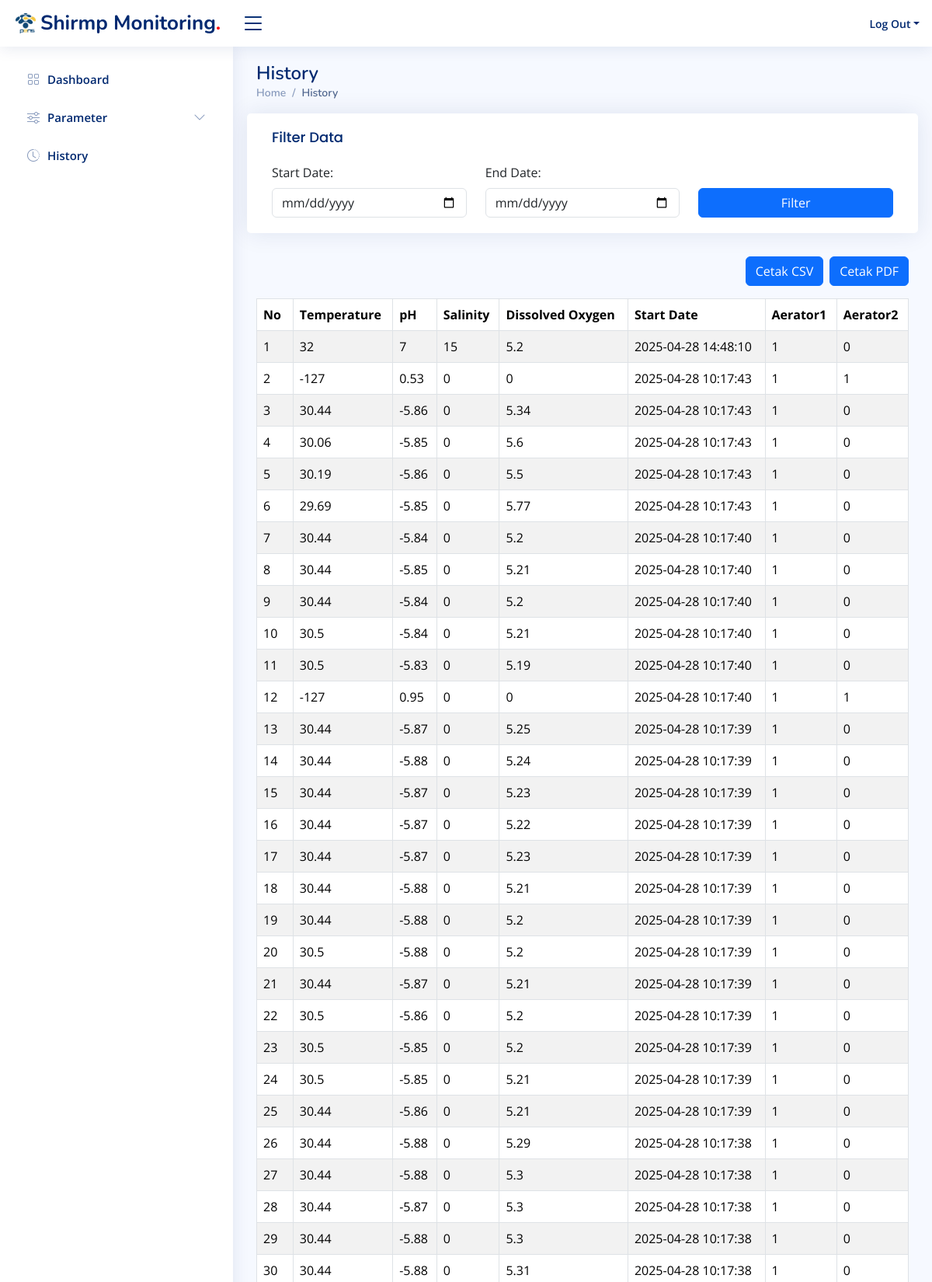
The page /history.php (upper part) on the database its author committed.
### tables this page shows
CREATE TABLE `sensor_data` (
  `id` int(11) NOT NULL,
  `temperature` float NOT NULL,
  `ph` float NOT NULL,
  `salinity` float NOT NULL,
  `dissolveOxygen` float NOT NULL,
  `aerator1` int(1) NOT NULL,
  `aerator2` int(1) NOT NULL,
  `timestamp` timestamp NOT NULL DEFAULT current_timestamp()
);

### history.php (the view, shortened to what this page needs)
<?php
include "koneksi.php";
?>
<!DOCTYPE html>
<html lang="en">
<head>
    <link href="assets/vendor/bootstrap/css/bootstrap.min.css" rel="stylesheet">
    <link href="assets/vendor/bootstrap-icons/bootstrap-icons.css" rel="stylesheet">
    <link href="assets/vendor/boxicons/css/boxicons.min.css" rel="stylesheet">
    <link href="assets/vendor/quill/quill.snow.css" rel="stylesheet">
    <link href="assets/vendor/quill/quill.bubble.css" rel="stylesheet">
    <link href="assets/vendor/remixicon/remixicon.css" rel="stylesheet">
    <link href="assets/vendor/simple-datatables/style.css" rel="stylesheet">
    <link href="assets/css/dasboard.css" rel="stylesheet">
</head>
<body>
    <header id="header" class="header fixed-top d-flex align-items-center">
        <div class="d-flex align-items-center justify-content-between">
            <a href="dasboard.php" class="logo d-flex align-items-center">
                <img src="assets/img/pens.png" alt="">
                <span>Shirmp Monitoring</span>
                <span style="color: #fd0000;">.</span>
            </a>
            <i class="bi bi-list toggle-sidebar-btn"></i>
        </div>
        <nav class="header-nav ms-auto">
            <ul class="d-flex align-items-center">
                <li class="nav-item dropdown pe-3">
                    <a class="nav-link nav-profile d-flex align-items-center pe-0" href="#" data-bs-toggle="dropdown">
                        <span class="d-none d-md-block dropdown-toggle ps-2">Log Out</span>
                    </a>
                </li>
            </ul>
        </nav>
    </header>
    <aside id="sidebar" class="sidebar">
        <ul class="sidebar-nav" id="sidebar-nav">
            <li class="nav-item">
                <a class="nav-link collapsed" href="dasboard.php">
                    <i class="bi bi-grid"></i>
                    <span>Dashboard</span>
                </a>
            </li>
            <li class="nav-item">
                <a class="nav-link collapsed" data-bs-target="#charts-nav" data-bs-toggle="collapse" href="#">
                    <i class="bi bi-sliders"></i><span>Parameter</span><i class="bi bi-chevron-down ms-auto"></i>
                </a>
            </li>
            <li class="nav-item">
                <a class="nav-link collapsed " href="history.php">
                    <i class="bi bi-clock-history"></i>
                    <span>History</span>
                </a>
            </li>
        </ul>
    </aside>
    <main id="main" class="main">
        <div class="pagetitle">
            <h1>History</h1>
            <nav>
                <ol class="breadcrumb">
                    <li class="breadcrumb-item"><a href="dasboard.php">Home</a></li>
                    <li class="breadcrumb-item active">History</li>
                </ol>
            </nav>
        </div>
        <section class="section dashboard">
            <div class="row">
                <div class="card">
                    <div class="card-body">
                        <h5 class="card-title">Filter Data</h5>
                        <div class="row">
                            <div class="col-md-4">
                                <label for="startDate" class="form-label">Start Date:</label>
                                <input type="date" id="startDate" class="form-control">
                            </div>
                            <div class="col-md-4">
                                <label for="endDate" class="form-label">End Date:</label>
                                <input type="date" id="endDate" class="form-control">
                            </div>
                            <div class="col-md-4 d-flex align-items-end">
                                <button class="btn btn-primary w-100" onclick="filterData()">Filter</button>
                            </div>
                        </div>
                    </div>
                </div>
                <div class="col-12">
                    <div class="d-flex justify-content-end mb-3">
                        <button class="btn btn-primary me-2" onclick="exportToCSV()">Cetak CSV</button>
                        <button class="btn btn-primary" onclick="exportToPDF()">Cetak PDF</button>
                    </div>
                    <div class="table-responsive">
                        <table class="table table-striped table-bordered datatable" id="filteredData">
                            <thead>
                                <tr>
                                    <th>No</th>
                                    <th>Temperature</th>
                                    <th>pH</th>
                                    <th>Salinity</th>
                                    <th>Dissolved Oxygen</th>
                                    <th>Start Date</th>
                                    <th>Aerator1</th>
                                    <th>Aerator2</th>
                                </tr>
                            </thead>
                            <tbody>
                                <?php
                                $sql = "SELECT * FROM sensor_data ORDER BY timestamp DESC";
                                $result = $conn->query($sql);
                                $no = 1;
                                if ($result->num_rows > 0) {
                                    while ($row = $result->fetch_assoc()) {
                                        echo "<tr>
                                            <td>" . $no++ . "</td>
                                            <td>" . $row["temperature"] . "</td>
                                            <td>" . $row["ph"] . "</td>
                                            <td>" . $row["salinity"] . "</td>
                                            <td>" . $row["dissolveOxygen"] . "</td>
                                            <td>" . $row["timestamp"] . "</td>
                                            <td>" . $row["aerator1"] . "</td>
                                            <td>" . $row["aerator2"] . "</td>
                                        </tr>";
                                    }
                                } else {
                                    echo "<tr><td colspan='8' class='text-center text-danger'>No data available</td></tr>";
                                }
                                ?>
                            </tbody>
                        </table>
                    </div>
                </div>
        </section>
    </main>
</body>
</html>

### assets/css/dasboard.css (style rules this page uses)
:root { scroll-behavior: smooth; }
body { font-family: "Open Sans", sans-serif; background: #f6f9ff; color: #444444; }
a { color: #4154f1; text-decoration: none; }
h1, h2, h3, h4, h5, h6 { font-family: "Nunito", sans-serif; }
#main { margin-top: 60px; padding: 20px 30px; transition: all 0.3s; }
.pagetitle { margin-bottom: 10px; }
.pagetitle h1 { font-size: 24px; margin-bottom: 0; font-weight: 600; color: #012970; }
.card { margin-bottom: 30px; border: none; border-radius: 5px; box-shadow: 0px 0 30px rgba(1, 41, 112, 0.1); }
.card-title { padding: 20px 0 15px 0; font-size: 18px; font-weight: 500; color: #012970; font-family: "Poppins", sans-serif; }
.card-body { padding: 0 20px 20px 20px; }
.breadcrumb { font-size: 14px; font-family: "Nunito", sans-serif; color: #899bbd; font-weight: 600; }
.breadcrumb a { color: #899bbd; transition: 0.3s; }
.breadcrumb .breadcrumb-item::before { color: #899bbd; }
.breadcrumb .active { color: #51678f; font-weight: 600; }
.logo { line-height: 1; }
@media (min-width: 1200px) { .logo { width: 280px; } }
.logo img { max-height: 26px; margin-right: 6px; }
.logo span { font-size: 26px; font-weight: 700; color: #012970; font-family: "Nunito", sans-serif; }
.header { transition: all 0.5s; z-index: 997; height: 60px; box-shadow: 0px 2px 20px rgba(1, 41, 112, 0.1); background-color: #fff; padding-left: 20px; }
.header .toggle-sidebar-btn { font-size: 32px; padding-left: 10px; cursor: pointer; color: #012970; }
.header-nav ul { list-style: none; }
.header-nav>ul { margin: 0; padding: 0; }
.header-nav .nav-profile { color: #012970; }
.header-nav .nav-profile span { font-size: 14px; font-weight: 600; }
.sidebar { position: fixed; top: 60px; left: 0; bottom: 0; width: 300px; z-index: 996; transition: all 0.3s; padding: 20px; overflow-y: auto; scrollbar-width: thin; scrollbar-color: #aab7cf transparent; box-shadow: 0px 0px 20px rgba(1, 41, 112, 0.1); background-color: #fff; }
@media (min-width: 1200px) { #main, #footer { margin-left: 300px; } }
.sidebar-nav { padding: 0; margin: 0; list-style: none; }
.sidebar-nav li { padding: 0; margin: 0; list-style: none; }
.sidebar-nav .nav-item { margin-bottom: 5px; }
.sidebar-nav .nav-link { display: flex; align-items: center; font-size: 15px; font-weight: 600; color: #4154f1; transition: 0.3; background: #f6f9ff; padding: 10px 15px; border-radius: 4px; }
.sidebar-nav .nav-link i { font-size: 16px; margin-right: 10px; color: #4154f1; }
.sidebar-nav .nav-link.collapsed { color: #012970; background: #fff; }
.sidebar-nav .nav-link.collapsed i { color: #899bbd; }
.sidebar-nav .nav-link .bi-chevron-down { margin-right: 0; transition: transform 0.2s ease-in-out; }

### rows shown on the page
sensor_data: temperature "32", ph "7", salinity "15", dissolveOxygen "5.2", timestamp "2025-04-28 14:48:10", aerator1 "1", aerator2 "0"
sensor_data: temperature "-127", ph "0.53", salinity "0", dissolveOxygen "0", timestamp "2025-04-28 10:17:43", aerator1 "1", aerator2 "1"
sensor_data: temperature "30.44", ph "-5.86", salinity "0", dissolveOxygen "5.34", timestamp "2025-04-28 10:17:43", aerator1 "1", aerator2 "0"
sensor_data: temperature "30.06", ph "-5.85", salinity "0", dissolveOxygen "5.6", timestamp "2025-04-28 10:17:43", aerator1 "1", aerator2 "0"
sensor_data: temperature "30.19", ph "-5.86", salinity "0", dissolveOxygen "5.5", timestamp "2025-04-28 10:17:43", aerator1 "1", aerator2 "0"
sensor_data: temperature "29.69", ph "-5.85", salinity "0", dissolveOxygen "5.77", timestamp "2025-04-28 10:17:43", aerator1 "1", aerator2 "0"
sensor_data: temperature "30.44", ph "-5.84", salinity "0", dissolveOxygen "5.2", timestamp "2025-04-28 10:17:40", aerator1 "1", aerator2 "0"
sensor_data: temperature "30.44", ph "-5.85", salinity "0", dissolveOxygen "5.21", timestamp "2025-04-28 10:17:40", aerator1 "1", aerator2 "0"
sensor_data: temperature "30.44", ph "-5.84", salinity "0", dissolveOxygen "5.2", timestamp "2025-04-28 10:17:40", aerator1 "1", aerator2 "0"
sensor_data: temperature "30.5", ph "-5.84", salinity "0", dissolveOxygen "5.21", timestamp "2025-04-28 10:17:40", aerator1 "1", aerator2 "0"
sensor_data: temperature "30.5", ph "-5.83", salinity "0", dissolveOxygen "5.19", timestamp "2025-04-28 10:17:40", aerator1 "1", aerator2 "0"
sensor_data: temperature "-127", ph "0.95", salinity "0", dissolveOxygen "0", timestamp "2025-04-28 10:17:40", aerator1 "1", aerator2 "1"
sensor_data: temperature "30.44", ph "-5.87", salinity "0", dissolveOxygen "5.25", timestamp "2025-04-28 10:17:39", aerator1 "1", aerator2 "0"
sensor_data: temperature "30.44", ph "-5.88", salinity "0", dissolveOxygen "5.24", timestamp "2025-04-28 10:17:39", aerator1 "1", aerator2 "0"
sensor_data: temperature "30.44", ph "-5.87", salinity "0", dissolveOxygen "5.23", timestamp "2025-04-28 10:17:39", aerator1 "1", aerator2 "0"
sensor_data: temperature "30.44", ph "-5.87", salinity "0", dissolveOxygen "5.22", timestamp "2025-04-28 10:17:39", aerator1 "1", aerator2 "0"
sensor_data: temperature "30.44", ph "-5.87", salinity "0", dissolveOxygen "5.23", timestamp "2025-04-28 10:17:39", aerator1 "1", aerator2 "0"
sensor_data: temperature "30.44", ph "-5.88", salinity "0", dissolveOxygen "5.21", timestamp "2025-04-28 10:17:39", aerator1 "1", aerator2 "0"
sensor_data: temperature "30.44", ph "-5.88", salinity "0", dissolveOxygen "5.2", timestamp "2025-04-28 10:17:39", aerator1 "1", aerator2 "0"
sensor_data: temperature "30.5", ph "-5.88", salinity "0", dissolveOxygen "5.2", timestamp "2025-04-28 10:17:39", aerator1 "1", aerator2 "0"
sensor_data: temperature "30.44", ph "-5.87", salinity "0", dissolveOxygen "5.21", timestamp "2025-04-28 10:17:39", aerator1 "1", aerator2 "0"
sensor_data: temperature "30.5", ph "-5.86", salinity "0", dissolveOxygen "5.2", timestamp "2025-04-28 10:17:39", aerator1 "1", aerator2 "0"
sensor_data: temperature "30.5", ph "-5.85", salinity "0", dissolveOxygen "5.2", timestamp "2025-04-28 10:17:39", aerator1 "1", aerator2 "0"
sensor_data: temperature "30.5", ph "-5.85", salinity "0", dissolveOxygen "5.21", timestamp "2025-04-28 10:17:39", aerator1 "1", aerator2 "0"
sensor_data: temperature "30.44", ph "-5.86", salinity "0", dissolveOxygen "5.21", timestamp "2025-04-28 10:17:39", aerator1 "1", aerator2 "0"
sensor_data: temperature "30.44", ph "-5.88", salinity "0", dissolveOxygen "5.29", timestamp "2025-04-28 10:17:38", aerator1 "1", aerator2 "0"
sensor_data: temperature "30.44", ph "-5.88", salinity "0", dissolveOxygen "5.3", timestamp "2025-04-28 10:17:38", aerator1 "1", aerator2 "0"
sensor_data: temperature "30.44", ph "-5.87", salinity "0", dissolveOxygen "5.3", timestamp "2025-04-28 10:17:38", aerator1 "1", aerator2 "0"
sensor_data: temperature "30.44", ph "-5.88", salinity "0", dissolveOxygen "5.3", timestamp "2025-04-28 10:17:38", aerator1 "1", aerator2 "0"
sensor_data: temperature "30.44", ph "-5.88", salinity "0", dissolveOxygen "5.31", timestamp "2025-04-28 10:17:38", aerator1 "1", aerator2 "0"
